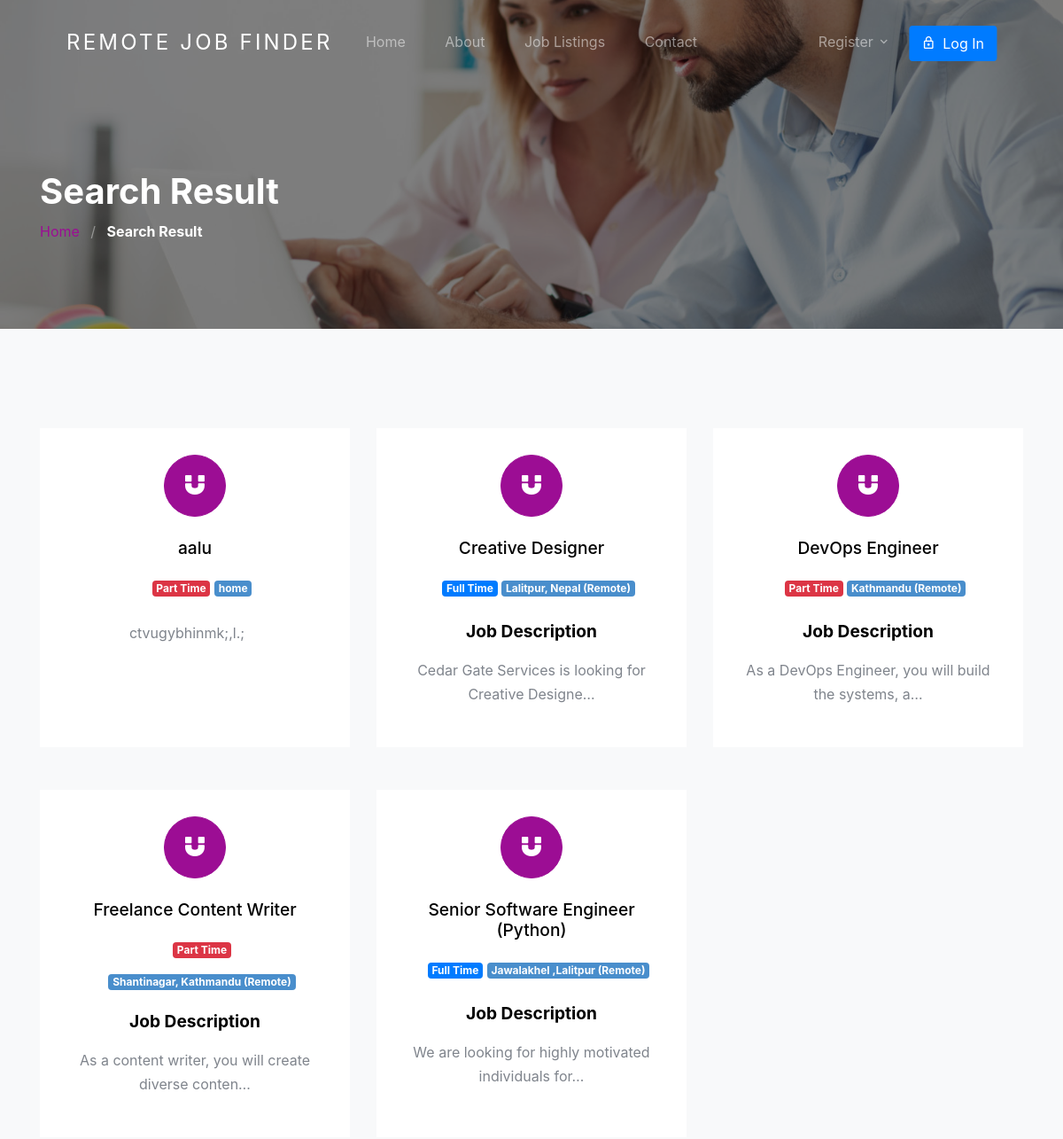
The app's page /result/ (upper part), older data.
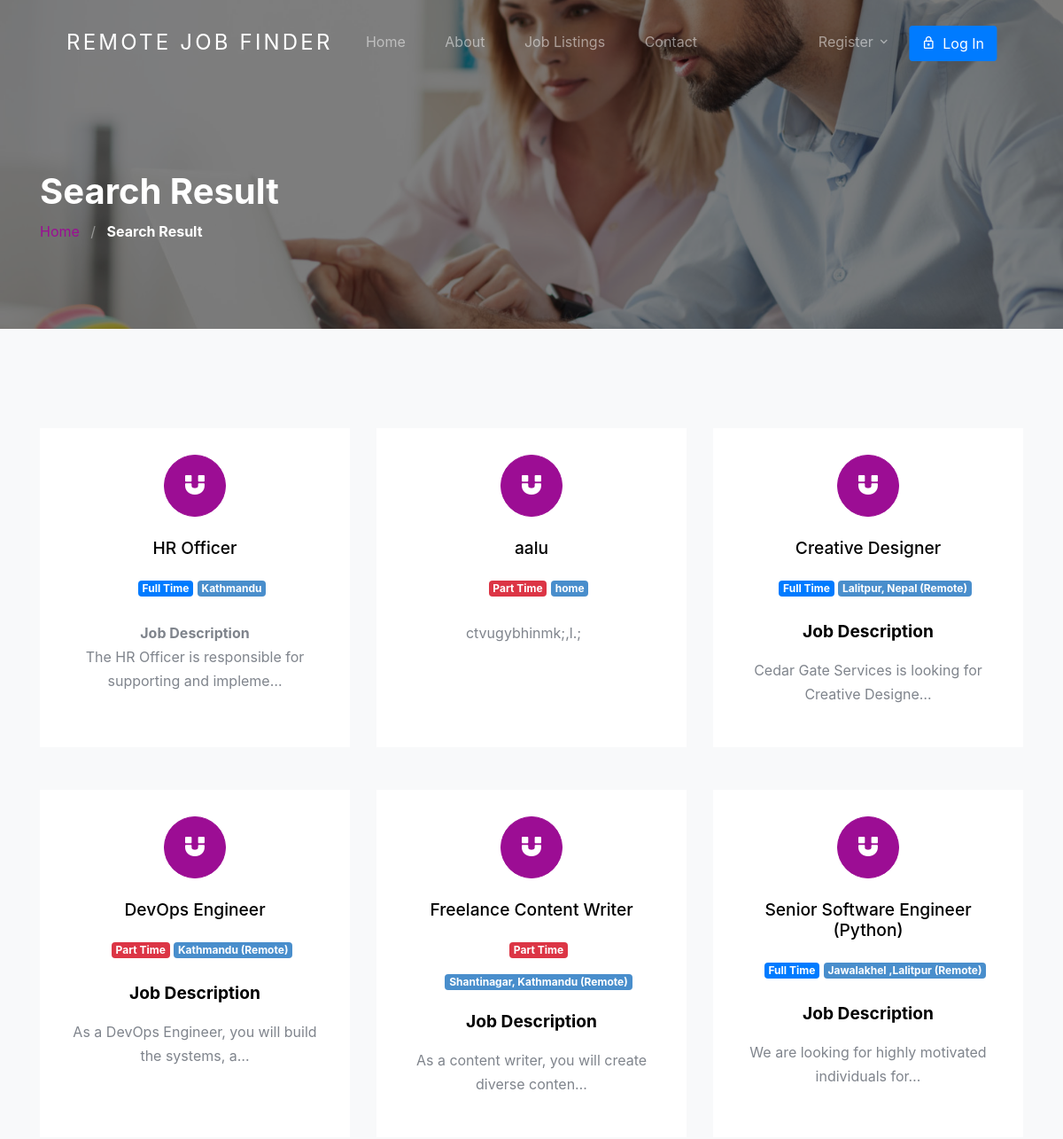
The same page, newer data.
### jobapp/models.py (models this page shows, shortened)
class Job(models.Model):
    user = models.ForeignKey(User, related_name='User', on_delete=models.CASCADE)
    title = models.CharField(max_length=300)
    description = RichTextField()
    tags = TaggableManager()
    location = models.CharField(max_length=300)
    job_type = models.CharField(choices=JOB_TYPE, max_length=1)
    category = models.ForeignKey(Category,related_name='Category', on_delete=models.CASCADE)
    salary = models.CharField(max_length=30, blank=True)
    company_name = models.CharField(max_length=300)
    company_description = RichTextField(blank=True, null=True)
    url = models.URLField(max_length=200)
    last_date = models.DateField()
    is_published = models.BooleanField(default=False)
    is_closed = models.BooleanField(default=False)
    timestamp = models.DateTimeField(auto_now=True)

### jobapp/views.py (the view)
# urls.py: path('result/', views.search_result_view, name='search_result'),
def search_result_view(request):
    job_list = Job.objects.order_by('-timestamp')
    if 'job_title_or_company_name' in request.GET:
        job_title_or_company_name = request.GET['job_title_or_company_name']
        if job_title_or_company_name:
            job_list = job_list.filter(title__icontains=job_title_or_company_name) | job_list.filter(
                company_name__icontains=job_title_or_company_name)
    if 'location' in request.GET:
        location = request.GET['location']
        if location:
            job_list = job_list.filter(location__icontains=location)
    if 'job_type' in request.GET:
        job_type = request.GET['job_type']
        if job_type:
            job_list = job_list.filter(job_type__iexact=job_type)
    paginator = Paginator(job_list, 10)
    page_number = request.GET.get('page')
    page_obj = paginator.get_page(page_number)
    no_results = not job_list.exists()
    context = {
        'page_obj': page_obj,
        'no_results': no_results,  # Add this flag to the context
    }
    return render(request, 'jobapp/result.html', context)

### template/jobapp/result.html (shortened to what this page needs)
{% extends 'base.html' %}
{% load static %}
{% block content %}
<section class="section-hero overlay inner-page bg-image" style="background-image: url('{% static 'images/bgrr.jpg' %}');"
  id="home-section">
  <div class="container">
    <div class="row">
      <div class="col-md-7">
        <h1 class="text-white font-weight-bold">Search Result</h1>
        <div class="custom-breadcrumbs">
          <a href="{% url 'jobapp:home' %}">Home</a> <span class="mx-2 slash">/</span>
          <span class="text-white"><strong>Search Result</strong></span>
        </div>
      </div>
    </div>
  </div>
</section>
<section class="site-section services-section bg-light block__62849" id="next-section">
  <div class="container">
    <div class="row">
      {% for job in page_obj %}
      <div class="col-6 col-md-6 col-lg-4 mb-4 mb-lg-5">
        <a href="{% url 'jobapp:single-job' job.id %}" class="block__16443 min-h text-center d-block">
          <span class="custom-icon mx-auto"><span class="icon-magnet d-block"></span></span>
          <h3>{{ job.title }}</h3>
          <ul class="job-listing-meta list-unstyled pl-3 mb-0">
            <li class="menu-fix mb-2">
              {% if job.job_type == '1' %}
              <span class="badge badge-primary">
                Full Time
              </span>
              {% elif job.job_type == '2'%}
              <span class="badge badge-danger">
                Part Time
              </span>
              {% else  %}
              <span class="badge badge-info">
                Internship
              </span>
              {% endif %}</li>
            <li class="badge badge-secondary menu-fix mb-2"> {{ job.location }}</li>
          </ul>
          <p>{{ job.description | safe | truncatechars:100}}</p>
        </a>
      </div>
      {% endfor %}
    </div>
  </div>
</section>
{% endblock content %}

Row changes from the older to the newer data that the page shows:
added Job: title "HR Officer", job_type "Full Time", location "Kathmandu", description "Job Description The HR Officer is responsible for supporting and impleme…"
